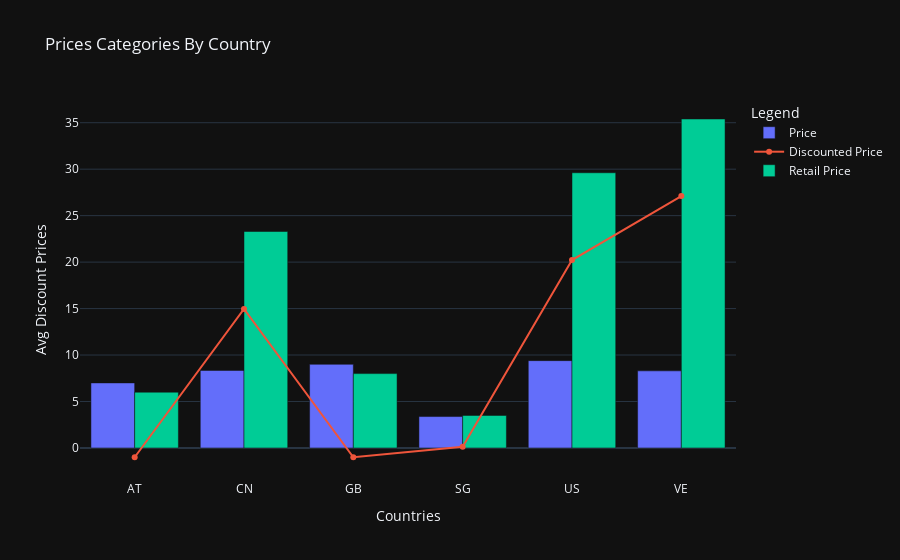

Notebook code cell kept with this figure:
### Code cell
fig = go.Figure()
fig.add_trace(go.Bar(x=prices_by_country.index.values, y=prices_by_country.price, name="Price"))
fig.add_trace(go.Scatter(x=prices_by_country.index.values, y=prices_by_country.discounted_price, name="Discounted Price"))
fig.add_trace(go.Bar(x=prices_by_country.index.values, y=prices_by_country.retail_price, name="Retail Price"))
fig.update_layout(title="Prices Categories By Country", xaxis_title="Countries", yaxis_title="Avg Discount Prices", 
                  template="plotly_dark", legend_title="Legend")

### Figure 1 — Plotly figure (JSON) as saved in the notebook; plotly's stock layout.template omitted (floating-point values rounded to 4 significant figures)
{"data": [{"name": "Price", "type": "bar", "x": ["AT", "CN", "GB", "SG", "US", "VE"], "y": [7, 8.342, 9, 3.38, 9.397, 8.298]}, {"name": "Discounted Price", "type": "scatter", "x": ["AT", "CN", "GB", "SG", "US", "VE"], "y": [-1, 14.95, -1, 0.12, 20.22, 27.1]}, {"name": "Retail Price", "type": "bar", "x": ["AT", "CN", "GB", "SG", "US", "VE"], "y": [6, 23.29, 8, 3.5, 29.61, 35.4]}], "layout": {"legend": {"title": {"text": "Legend"}}, "title": {"text": "Prices Categories By Country"}, "xaxis": {"title": {"text": "Countries"}}, "yaxis": {"title": {"text": "Avg Discount Prices"}}}}
